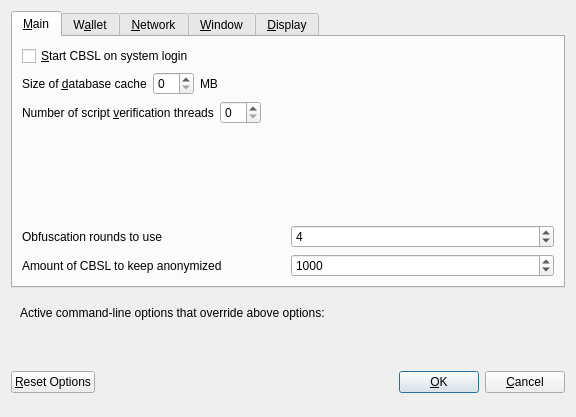
<?xml version="1.0" encoding="UTF-8"?>
<ui version="4.0">
 <class>OptionsDialog</class>
 <widget class="QDialog" name="OptionsDialog">
  <property name="geometry">
   <rect>
    <x>0</x>
    <y>0</y>
    <width>576</width>
    <height>417</height>
   </rect>
  </property>
  <property name="windowTitle">
   <string>Options</string>
  </property>
  <property name="modal">
   <bool>true</bool>
  </property>
  <layout class="QVBoxLayout" name="verticalLayout">
   <item>
    <widget class="QTabWidget" name="tabWidget">
     <property name="currentIndex">
      <number>0</number>
     </property>
     <widget class="QWidget" name="tabMain">
      <attribute name="title">
       <string>&amp;Main</string>
      </attribute>
      <layout class="QVBoxLayout" name="verticalLayout_Main">
       <item>
        <widget class="QCheckBox" name="bitcoinAtStartup">
         <property name="toolTip">
          <string>Automatically start CBSL after logging in to the system.</string>
         </property>
         <property name="text">
          <string>&amp;Start CBSL on system login</string>
         </property>
        </widget>
       </item>
       <item>
        <layout class="QHBoxLayout" name="horizontalLayout_2_Main">
         <item>
          <widget class="QLabel" name="databaseCacheLabel">
           <property name="text">
            <string>Size of &amp;database cache</string>
           </property>
           <property name="textFormat">
            <enum>Qt::PlainText</enum>
           </property>
           <property name="buddy">
            <cstring>databaseCache</cstring>
           </property>
          </widget>
         </item>
         <item>
          <widget class="QSpinBox" name="databaseCache"/>
         </item>
         <item>
          <widget class="QLabel" name="databaseCacheUnitLabel">
           <property name="text">
            <string>MB</string>
           </property>
           <property name="textFormat">
            <enum>Qt::PlainText</enum>
           </property>
          </widget>
         </item>
         <item>
          <spacer name="horizontalSpacer_2_Main">
           <property name="orientation">
            <enum>Qt::Horizontal</enum>
           </property>
           <property name="sizeHint" stdset="0">
            <size>
             <width>40</width>
             <height>20</height>
            </size>
           </property>
          </spacer>
         </item>
        </layout>
       </item>
       <item>
        <layout class="QHBoxLayout" name="horizontalLayout_3_Main">
         <item>
          <widget class="QLabel" name="threadsScriptVerifLabel">
           <property name="text">
            <string>Number of script &amp;verification threads</string>
           </property>
           <property name="textFormat">
            <enum>Qt::PlainText</enum>
           </property>
           <property name="buddy">
            <cstring>threadsScriptVerif</cstring>
           </property>
          </widget>
         </item>
         <item>
          <widget class="QSpinBox" name="threadsScriptVerif">
           <property name="toolTip">
            <string>(0 = auto, &lt;0 = leave that many cores free)</string>
           </property>
          </widget>
         </item>
         <item>
          <spacer name="horizontalSpacer_3_Main">
           <property name="orientation">
            <enum>Qt::Horizontal</enum>
           </property>
           <property name="sizeHint" stdset="0">
            <size>
             <width>40</width>
             <height>20</height>
            </size>
           </property>
          </spacer>
         </item>
        </layout>
       </item>
       <item>
        <spacer name="verticalSpacer_Main">
         <property name="orientation">
          <enum>Qt::Vertical</enum>
         </property>
         <property name="sizeHint" stdset="0">
          <size>
           <width>20</width>
           <height>40</height>
          </size>
         </property>
        </spacer>
       </item>
       <item>
        <layout class="QHBoxLayout" name="horizontalLayout_4_Main">
         <item>
          <widget class="QLabel" name="label">
           <property name="toolTip">
            <string>This setting determines the amount of individual masternodes that an input will be anonymized through.&lt;br/&gt;More rounds of anonymization gives a higher degree of privacy, but also costs more in fees.</string>
           </property>
           <property name="text">
            <string>Obfuscation rounds to use</string>
           </property>
          </widget>
         </item>
         <item>
          <widget class="QSpinBox" name="obfuscationRounds">
           <property name="minimum">
            <number>2</number>
           </property>
           <property name="maximum">
            <number>8</number>
           </property>
           <property name="value">
            <number>4</number>
           </property>
          </widget>
         </item>
        </layout>
       </item>
       <item>
        <layout class="QHBoxLayout" name="horizontalLayout">
         <item>
          <widget class="QLabel" name="label_2">
           <property name="toolTip">
            <string>This amount acts as a threshold to turn off Obfuscation once it's reached.</string>
           </property>
           <property name="statusTip">
            <string notr="true"/>
           </property>
           <property name="whatsThis">
            <string notr="true"/>
           </property>
           <property name="accessibleName">
            <string notr="true"/>
           </property>
           <property name="accessibleDescription">
            <string notr="true"/>
           </property>
           <property name="text">
            <string>Amount of CBSL to keep anonymized</string>
           </property>
          </widget>
         </item>
         <item>
          <widget class="QSpinBox" name="anonymizeCBSL">
           <property name="minimum">
            <number>100</number>
           </property>
           <property name="maximum">
            <number>100000</number>
           </property>
           <property name="singleStep">
            <number>100</number>
           </property>
           <property name="value">
            <number>1000</number>
           </property>
          </widget>
         </item>
        </layout>
       </item>
      </layout>
     </widget>
     <widget class="QWidget" name="tabWallet">
      <attribute name="title">
       <string>W&amp;allet</string>
      </attribute>
      <layout class="QVBoxLayout" name="verticalLayout_Wallet">
       <item>
        <widget class="QGroupBox" name="groupBox">
         <property name="title">
          <string>Expert</string>
         </property>
         <layout class="QVBoxLayout" name="verticalLayout_2">
          <item>
           <widget class="QCheckBox" name="coinControlFeatures">
            <property name="toolTip">
             <string>Whether to show coin control features or not.</string>
            </property>
            <property name="text">
             <string>Enable coin &amp;control features</string>
            </property>
           </widget>
          </item>
          <item>
           <widget class="QCheckBox" name="showMasternodesTab">
            <property name="toolTip">
             <string>Show additional tab listing all your masternodes in first sub-tab&lt;br/&gt;and all masternodes on the network in second sub-tab.</string>
            </property>
            <property name="text">
             <string>Show Masternodes Tab</string>
            </property>
           </widget>
          </item>
          <item>
           <widget class="QCheckBox" name="spendZeroConfChange">
            <property name="toolTip">
             <string>If you disable the spending of unconfirmed change, the change from a transaction&lt;br/&gt;cannot be used until that transaction has at least one confirmation.&lt;br/&gt;This also affects how your balance is computed.</string>
            </property>
            <property name="text">
             <string>&amp;Spend unconfirmed change</string>
            </property>
           </widget>
          </item>
         </layout>
        </widget>
       </item>
       <item>
        <spacer name="verticalSpacer_Wallet">
         <property name="orientation">
          <enum>Qt::Vertical</enum>
         </property>
         <property name="sizeHint" stdset="0">
          <size>
           <width>20</width>
           <height>40</height>
          </size>
         </property>
        </spacer>
       </item>
      </layout>
     </widget>
     <widget class="QWidget" name="tabNetwork">
      <attribute name="title">
       <string>&amp;Network</string>
      </attribute>
      <layout class="QVBoxLayout" name="verticalLayout_Network">
       <item>
        <widget class="QCheckBox" name="mapPortUpnp">
         <property name="toolTip">
          <string>Automatically open the CBSL client port on the router. This only works when your router supports UPnP and it is enabled.</string>
         </property>
         <property name="text">
          <string>Map port using &amp;UPnP</string>
         </property>
        </widget>
       </item>
       <item>
        <widget class="QCheckBox" name="allowIncoming">
         <property name="toolTip">
          <string>Accept connections from outside</string>
         </property>
         <property name="text">
          <string>Allow incoming connections</string>
         </property>
        </widget>
       </item>
       <item>
        <widget class="QCheckBox" name="connectSocks">
         <property name="toolTip">
          <string>Connect to the CBSL network through a SOCKS5 proxy.</string>
         </property>
         <property name="text">
          <string>&amp;Connect through SOCKS5 proxy (default proxy):</string>
         </property>
        </widget>
       </item>
       <item>
        <layout class="QHBoxLayout" name="horizontalLayout_1_Network">
         <item>
          <widget class="QLabel" name="proxyIpLabel">
           <property name="text">
            <string>Proxy &amp;IP:</string>
           </property>
           <property name="textFormat">
            <enum>Qt::PlainText</enum>
           </property>
           <property name="buddy">
            <cstring>proxyIp</cstring>
           </property>
          </widget>
         </item>
         <item>
          <widget class="QValidatedLineEdit" name="proxyIp">
           <property name="minimumSize">
            <size>
             <width>140</width>
             <height>0</height>
            </size>
           </property>
           <property name="maximumSize">
            <size>
             <width>140</width>
             <height>16777215</height>
            </size>
           </property>
           <property name="toolTip">
            <string>IP address of the proxy (e.g. IPv4: 127.0.0.1 / IPv6: ::1)</string>
           </property>
          </widget>
         </item>
         <item>
          <widget class="QLabel" name="proxyPortLabel">
           <property name="text">
            <string>&amp;Port:</string>
           </property>
           <property name="textFormat">
            <enum>Qt::PlainText</enum>
           </property>
           <property name="buddy">
            <cstring>proxyPort</cstring>
           </property>
          </widget>
         </item>
         <item>
          <widget class="QLineEdit" name="proxyPort">
           <property name="minimumSize">
            <size>
             <width>55</width>
             <height>0</height>
            </size>
           </property>
           <property name="maximumSize">
            <size>
             <width>55</width>
             <height>16777215</height>
            </size>
           </property>
           <property name="toolTip">
            <string>Port of the proxy (e.g. 9050)</string>
           </property>
          </widget>
         </item>
         <item>
          <spacer name="horizontalSpacer_1_Network">
           <property name="orientation">
            <enum>Qt::Horizontal</enum>
           </property>
           <property name="sizeHint" stdset="0">
            <size>
             <width>40</width>
             <height>20</height>
            </size>
           </property>
          </spacer>
         </item>
        </layout>
       </item>
       <item>
        <spacer name="verticalSpacer_Network">
         <property name="orientation">
          <enum>Qt::Vertical</enum>
         </property>
         <property name="sizeHint" stdset="0">
          <size>
           <width>20</width>
           <height>40</height>
          </size>
         </property>
        </spacer>
       </item>
      </layout>
     </widget>
     <widget class="QWidget" name="tabWindow">
      <attribute name="title">
       <string>&amp;Window</string>
      </attribute>
      <layout class="QVBoxLayout" name="verticalLayout_Window">
       <item>
        <widget class="QCheckBox" name="minimizeToTray">
         <property name="toolTip">
          <string>Show only a tray icon after minimizing the window.</string>
         </property>
         <property name="text">
          <string>&amp;Minimize to the tray instead of the taskbar</string>
         </property>
        </widget>
       </item>
       <item>
        <widget class="QCheckBox" name="minimizeOnClose">
         <property name="toolTip">
          <string>Minimize instead of exit the application when the window is closed. When this option is enabled, the application will be closed only after selecting Quit in the menu.</string>
         </property>
         <property name="text">
          <string>M&amp;inimize on close</string>
         </property>
        </widget>
       </item>
       <item>
        <spacer name="verticalSpacer_Window">
         <property name="orientation">
          <enum>Qt::Vertical</enum>
         </property>
         <property name="sizeHint" stdset="0">
          <size>
           <width>20</width>
           <height>40</height>
          </size>
         </property>
        </spacer>
       </item>
      </layout>
     </widget>
     <widget class="QWidget" name="tabDisplay">
      <attribute name="title">
       <string>&amp;Display</string>
      </attribute>
      <layout class="QVBoxLayout" name="verticalLayout_Display">
       <item>
        <layout class="QHBoxLayout" name="horizontalLayout_1_Display">
         <item>
          <widget class="QLabel" name="langLabel">
           <property name="text">
            <string>User Interface &amp;language:</string>
           </property>
           <property name="textFormat">
            <enum>Qt::PlainText</enum>
           </property>
           <property name="buddy">
            <cstring>lang</cstring>
           </property>
          </widget>
         </item>
         <item>
          <widget class="QValueComboBox" name="lang">
           <property name="toolTip">
            <string>The user interface language can be set here. This setting will take effect after restarting CBSL.</string>
           </property>
          </widget>
         </item>
        </layout>
       </item>
       <item>
        <widget class="QLabel" name="label_3">
         <property name="toolTip">
          <string notr="true"/>
         </property>
         <property name="statusTip">
          <string notr="true"/>
         </property>
         <property name="whatsThis">
          <string notr="true"/>
         </property>
         <property name="accessibleName">
          <string notr="true"/>
         </property>
         <property name="text">
          <string>Language missing or translation incomplete? Help contributing translations here:
https://www.transifex.com/CBSLadnetwork/CBSLcoin-translations</string>
         </property>
         <property name="wordWrap">
          <bool>true</bool>
         </property>
         <property name="openExternalLinks">
          <bool>true</bool>
         </property>
         <property name="textInteractionFlags">
          <set>Qt::TextBrowserInteraction</set>
         </property>
        </widget>
       </item>
       <item>
        <layout class="QHBoxLayout" name="horizontalLayout_4_Display" stretch="0,0">
         <item>
          <widget class="QLabel" name="themeLabel">
           <property name="text">
            <string>User Interface Theme:</string>
           </property>
          </widget>
         </item>
         <item>
          <widget class="QValueComboBox" name="theme"/>
         </item>
        </layout>
       </item>
       <item>
        <widget class="Line" name="line">
         <property name="orientation">
          <enum>Qt::Horizontal</enum>
         </property>
        </widget>
       </item>
       <item>
        <layout class="QHBoxLayout" name="horizontalLayout_2_Display">
         <item>
          <widget class="QLabel" name="unitLabel">
           <property name="text">
            <string>&amp;Unit to show amounts in:</string>
           </property>
           <property name="textFormat">
            <enum>Qt::PlainText</enum>
           </property>
           <property name="buddy">
            <cstring>unit</cstring>
           </property>
          </widget>
         </item>
         <item>
          <widget class="QValueComboBox" name="unit">
           <property name="toolTip">
            <string>Choose the default subdivision unit to show in the interface and when sending coins.</string>
           </property>
          </widget>
         </item>
        </layout>
       </item>
       <item>
        <layout class="QHBoxLayout" name="horizontalLayout_5_Display">
         <item>
          <widget class="QLabel" name="digitsLabel">
           <property name="text">
            <string>Decimal digits</string>
           </property>
          </widget>
         </item>
         <item>
          <widget class="QValueComboBox" name="digits"/>
         </item>
        </layout>
       </item>
       <item>
        <layout class="QHBoxLayout" name="horizontalLayout_3_Display">
         <item>
          <widget class="QLabel" name="thirdPartyTxUrlsLabel">
           <property name="toolTip">
            <string>Third party URLs (e.g. a block explorer) that appear in the transactions tab as context menu items. %s in the URL is replaced by transaction hash. Multiple URLs are separated by vertical bar |.</string>
           </property>
           <property name="text">
            <string>Third party transaction URLs</string>
           </property>
           <property name="buddy">
            <cstring>thirdPartyTxUrls</cstring>
           </property>
          </widget>
         </item>
         <item>
          <widget class="QLineEdit" name="thirdPartyTxUrls">
           <property name="toolTip">
            <string>Third party URLs (e.g. a block explorer) that appear in the transactions tab as context menu items. %s in the URL is replaced by transaction hash. Multiple URLs are separated by vertical bar |.</string>
           </property>
          </widget>
         </item>
        </layout>
       </item>
       <item>
        <spacer name="verticalSpacer">
         <property name="orientation">
          <enum>Qt::Vertical</enum>
         </property>
         <property name="sizeHint" stdset="0">
          <size>
           <width>20</width>
           <height>40</height>
          </size>
         </property>
        </spacer>
       </item>
      </layout>
     </widget>
    </widget>
   </item>
   <item>
    <widget class="QFrame" name="frame">
     <layout class="QVBoxLayout" name="verticalLayout_Bottom">
      <item>
       <layout class="QHBoxLayout" name="horizontalLayout_Bottom">
        <item>
         <widget class="QLabel" name="overriddenByCommandLineInfoLabel">
          <property name="text">
           <string>Active command-line options that override above options:</string>
          </property>
          <property name="textFormat">
           <enum>Qt::PlainText</enum>
          </property>
         </widget>
        </item>
        <item>
         <spacer name="horizontalSpacer_Bottom">
          <property name="orientation">
           <enum>Qt::Horizontal</enum>
          </property>
          <property name="sizeHint" stdset="0">
           <size>
            <width>40</width>
            <height>20</height>
           </size>
          </property>
         </spacer>
        </item>
       </layout>
      </item>
      <item>
       <widget class="QLabel" name="overriddenByCommandLineLabel">
        <property name="text">
         <string/>
        </property>
        <property name="textFormat">
         <enum>Qt::PlainText</enum>
        </property>
        <property name="wordWrap">
         <bool>true</bool>
        </property>
       </widget>
      </item>
     </layout>
    </widget>
   </item>
   <item>
    <layout class="QHBoxLayout" name="horizontalLayout_Buttons">
     <item>
      <widget class="QPushButton" name="resetButton">
       <property name="toolTip">
        <string>Reset all client options to default.</string>
       </property>
       <property name="text">
        <string>&amp;Reset Options</string>
       </property>
       <property name="autoDefault">
        <bool>false</bool>
       </property>
      </widget>
     </item>
     <item>
      <spacer name="horizontalSpacer_1">
       <property name="orientation">
        <enum>Qt::Horizontal</enum>
       </property>
       <property name="sizeHint" stdset="0">
        <size>
         <width>40</width>
         <height>48</height>
        </size>
       </property>
      </spacer>
     </item>
     <item>
      <widget class="QLabel" name="statusLabel">
       <property name="minimumSize">
        <size>
         <width>200</width>
         <height>0</height>
        </size>
       </property>
       <property name="font">
        <font>
         <weight>75</weight>
         <bold>true</bold>
        </font>
       </property>
       <property name="text">
        <string/>
       </property>
       <property name="textFormat">
        <enum>Qt::PlainText</enum>
       </property>
       <property name="wordWrap">
        <bool>true</bool>
       </property>
      </widget>
     </item>
     <item>
      <spacer name="horizontalSpacer_2">
       <property name="orientation">
        <enum>Qt::Horizontal</enum>
       </property>
       <property name="sizeHint" stdset="0">
        <size>
         <width>40</width>
         <height>48</height>
        </size>
       </property>
      </spacer>
     </item>
     <item>
      <widget class="QPushButton" name="okButton">
       <property name="text">
        <string>&amp;OK</string>
       </property>
       <property name="autoDefault">
        <bool>false</bool>
       </property>
       <property name="default">
        <bool>true</bool>
       </property>
      </widget>
     </item>
     <item>
      <widget class="QPushButton" name="cancelButton">
       <property name="text">
        <string>&amp;Cancel</string>
       </property>
       <property name="autoDefault">
        <bool>false</bool>
       </property>
      </widget>
     </item>
    </layout>
   </item>
  </layout>
 </widget>
 <customwidgets>
  <customwidget>
   <class>QValidatedLineEdit</class>
   <extends>QLineEdit</extends>
   <header>qvalidatedlineedit.h</header>
  </customwidget>
  <customwidget>
   <class>QValueComboBox</class>
   <extends>QComboBox</extends>
   <header>qvaluecombobox.h</header>
  </customwidget>
 </customwidgets>
 <resources/>
 <connections/>
</ui>
